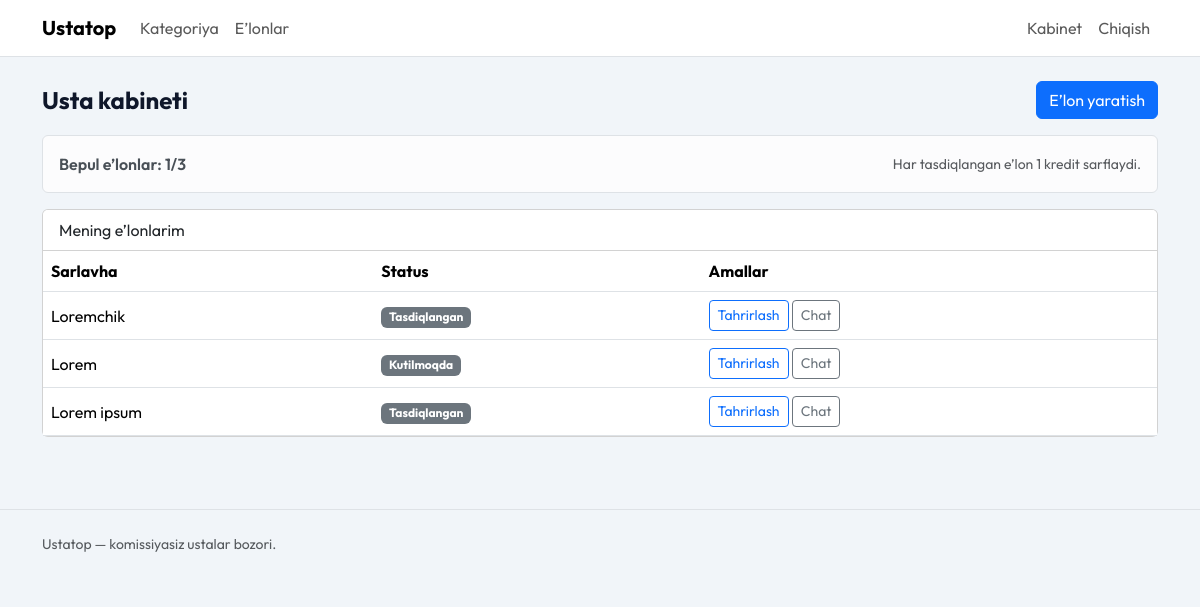
Page /dashboard/provider/ (signed in) on the committed database.
### providers/models.py (models this page shows, shortened)
class Provider(models.Model):
    user = models.OneToOneField(settings.AUTH_USER_MODEL, on_delete=models.CASCADE)
    categories = models.ManyToManyField(Category, blank=True)
    services = models.ManyToManyField(Service, blank=True)
    rating = models.FloatField(default=0)
    total_reviews = models.IntegerField(default=0)
    free_listing_credits = models.IntegerField(default=3)
    is_active = models.BooleanField(default=True)

### listings/models.py (models this page shows, shortened)
class Listing(models.Model):
    class Status(models.TextChoices):
        DRAFT = 'DRAFT', 'Qoralama'
        PENDING = 'PENDING', 'Kutilmoqda'
        APPROVED = 'APPROVED', 'Tasdiqlangan'
        REJECTED = 'REJECTED', 'Rad etilgan'
    provider = models.ForeignKey(Provider, on_delete=models.CASCADE, related_name='listings')
    category = models.ForeignKey(Category, on_delete=models.PROTECT)
    service = models.ForeignKey(Service, on_delete=models.PROTECT)
    service_details = models.ManyToManyField(ServiceDetail, blank=True)
    title = models.CharField(max_length=200)
    description = models.TextField()
    city = models.CharField(max_length=120)
    district = models.CharField(max_length=120, blank=True, default='')
    price_from = models.DecimalField(max_digits=12, decimal_places=2, blank=True, null=True)
    status = models.CharField(max_length=20, choices=Status.choices, default=Status.DRAFT)
    rejection_reason = models.TextField(blank=True)
    is_public = models.BooleanField(default=False)
    approved_at = models.DateTimeField(blank=True, null=True)
    created_at = models.DateTimeField(auto_now_add=True)
    updated_at = models.DateTimeField(auto_now=True)

### dashboard/views.py (the view)
# urls.py: path('provider/', provider_home, name='provider_home'),
@login_required
def provider_home(request):
    if not request.user.is_provider():
        messages.error(request, 'Faqat ustalar uchun.')
        return redirect('services:home')
    provider = get_object_or_404(Provider, user=request.user)
    listings = Listing.objects.filter(provider=provider).order_by('-created_at')
    return render(
        request,
        'dashboard/provider_home.html',
        {'provider': provider, 'listings': listings},
    )

### accounts/models.py (called while the page is built)
    def is_provider(self):
        return self.role == self.Roles.PROVIDER

    def is_admin(self):
        return self.role == self.Roles.ADMIN or self.is_superuser

### templates/dashboard/provider_home.html (shortened to what this page needs)
{% extends 'base.html' %}
{% block content %}
<div class="d-flex justify-content-between align-items-center mb-3">
  <h1 class="h4 fw-bold mb-0">Usta kabineti</h1>
  <a class="btn btn-primary" href="{% url 'listings:create' %}">E’lon yaratish</a>
</div>
<div class="alert alert-light border d-flex justify-content-between align-items-center">
  <div class="fw-semibold">Bepul e’lonlar: {{ provider.free_listing_credits }}/3</div>
  <small class="text-muted">Har tasdiqlangan e’lon 1 kredit sarflaydi.</small>
</div>
<div class="card">
  <div class="card-header bg-white">
    Mening e’lonlarim
  </div>
  <div class="table-responsive">
    <table class="table align-middle mb-0">
      <thead>
        <tr>
          <th>Sarlavha</th>
          <th>Status</th>
          <th>Amallar</th>
        </tr>
      </thead>
      <tbody>
        {% for listing in listings %}
          <tr>
            <td>{{ listing.title }}</td>
            <td>
              <span class="badge bg-secondary">{{ listing.get_status_display }}</span>
            </td>
            <td>
              <a class="btn btn-sm btn-outline-primary" href="{% url 'listings:edit' listing.pk %}">Tahrirlash</a>
              {% with thread=listing.chatthread_set.first %}
                {% if thread %}
                  <a class="btn btn-sm btn-outline-secondary" href="{% url 'chat:thread_detail' thread.pk %}">Chat</a>
                {% endif %}
              {% endwith %}
            </td>
          </tr>
        {% empty %}
          <tr>
            <td colspan="3" class="text-muted">E’lonlar yo‘q.</td>
          </tr>
        {% endfor %}
      </tbody>
    </table>
  </div>
</div>
{% endblock %}

### static/css/site.css (style rules this page uses)
:root { --ink: #0f172a; --muted: #64748b; --brand: #0ea5e9; --brand-dark: #0284c7; --sand: #f8fafc; --card: #ffffff; --ring: rgba(14, 165, 233, 0.2); }
body { font-family: "Outfit", sans-serif; background: #f1f5f9; color: var(--ink); }

### rows in the picture
Provider: free_listing_credits "1"
Listing: title "Loremchik", status "Tasdiqlangan"
Listing: title "Lorem", status "Kutilmoqda"
Listing: title "Lorem ipsum", status "Tasdiqlangan"
